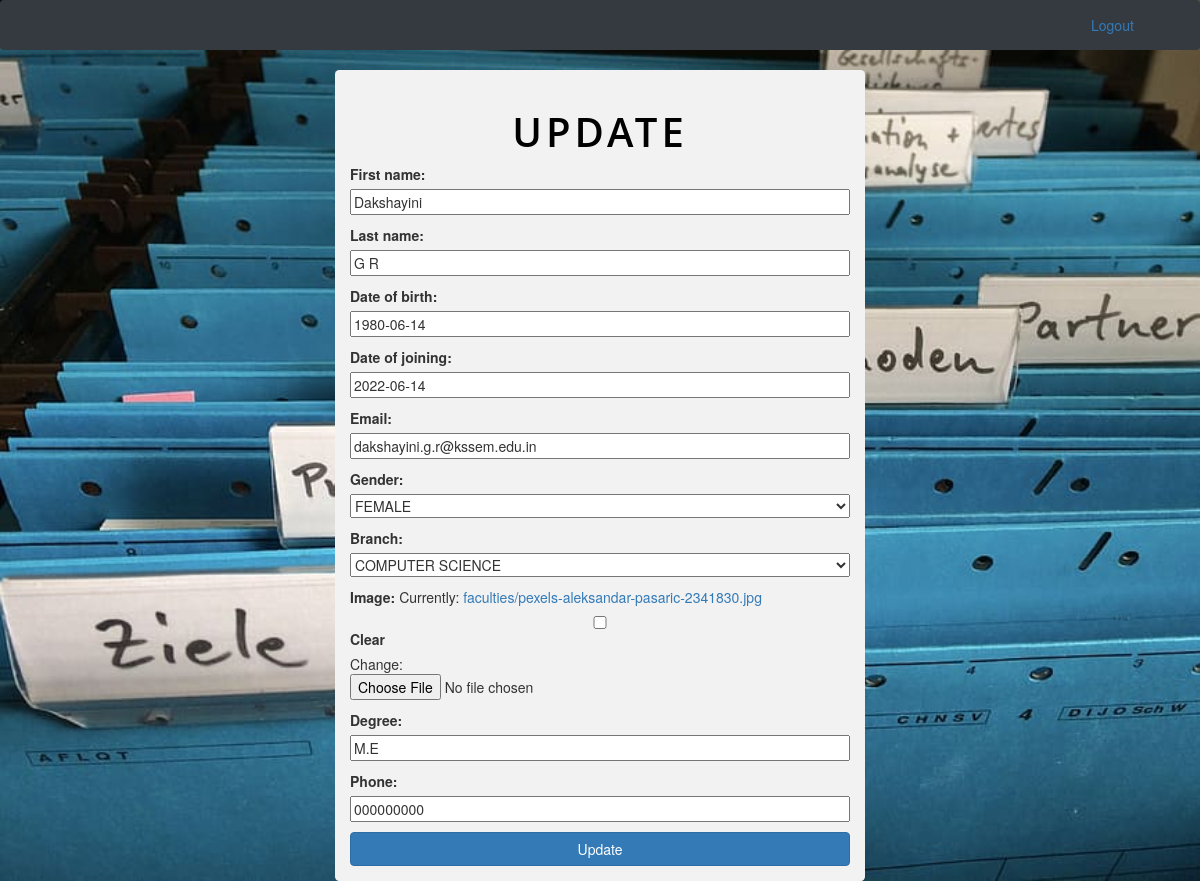
/update_faculty/5 (signed in), run on the app's committed database.
### home/models.py (models this page shows, shortened)
class Faculty(models.Model):
    fid             = models.AutoField(primary_key=True)
    user_id         = models.CharField(max_length = 30, default='')
    first_name      = models.CharField(max_length = 30, default='')
    last_name       = models.CharField(max_length = 30, default='')
    image           = models.ImageField(upload_to='faculties/', null = True, blank = True)
    date_of_birth   = models.DateField(default=datetime.now(), blank = True)
    date_of_joining = models.DateField(default=datetime.now(), blank = True)
    email           = models.EmailField(max_length = 30, default = 'email',)
    gender          = models.CharField(max_length = 30, default = 'MALE', choices = GENDER_CHOUCE)
    degree          = models.CharField(max_length = 30, default = '')
    branch          = models.CharField(max_length = 30,  choices = BRANCH_CHOUCE)
    created_date    = models.DateField(auto_now_add = True)
    status          = models.BooleanField(default = 0)
    phone           = models.CharField( max_length = 30, default = '')

### home/views.py (the view)
# urls.py: path('update_faculty/<int:pk>', login_required(UpdateFaculty.as_view()), name = 'update_faculty'),
class UpdateFaculty(UpdateView):
    template_name = "register.html"
    model         = Faculty
    fields        = ['first_name', 'last_name', 'date_of_birth', 'date_of_joining', 'email', 'gender', 'branch', 'image', 'degree', 'phone',]
    def get_context_data(self, **kwargs):
        context               = super().get_context_data(**kwargs)
        context["header"]     = "Update"
        context["button"]     = "Update"
        context["background"] = '/static/home/images/regidter.jpg'
        return context

### home/templates/register.html (shortened to what this page needs)
{% load static %}
<link href="//maxcdn.bootstrapcdn.com/bootstrap/4.0.0/css/bootstrap.min.css" rel="stylesheet" id="bootstrap-css">
<link rel="stylesheet" href="{% static '/home/css/register.css' %}" type="text/css">
<link href="//netdna.bootstrapcdn.com/bootstrap/3.2.0/css/bootstrap.min.css" rel="stylesheet" id="bootstrap-css">
<body style="background-image: url({{ background }})">
    <nav class="navbar navbar-expand-lg navbar-dark bg-dark">
    <a class="nav-link active" href="{% url 'logout' %}" style="margin-left: 1070px;">Logout</a>
    </nav>
    <div class="container" >
            <form class="form-horizontal" role="form" method = 'POST'  enctype="multipart/form-data" > {% csrf_token %}
                <h2>{{ header }} </h2>
                {{ form.as_p }}
                <button type="submit" class="btn btn-primary btn-block">{{ button }}</button>
            </form>
    </div>
</body>

### static/home/css/register.css (style rules this page uses)
body { background-size: cover; }
*[role="form"] { max-width: 530px; padding: 15px; margin: 0 auto; border-radius: 0.3em; background-color: #f2f2f2; }
*[role="form"] h2 { font-family: 'Open Sans' , sans-serif; font-size: 40px; font-weight: 600; color: #000000; margin-top: 5%; text-align: center; text-transform: uppercase; letter-spacing: 4px; }

### home/templates/register.html (style rules this page uses)
input, button, select, textarea { width: 500px !important; }

### data on the page
Faculty: first_name "Dakshayini", last_name "G R", date_of_birth "1980-06-14", date_of_joining "2022-06-14", email "dakshayini.g.r@kssem.edu.in", gender "FEMALE", branch "COMPUTER SCIENCE", degree "M.E", phone "000000000"

### other printed values
{{ header }} "UPDATE"
{{ button }} "Update"
